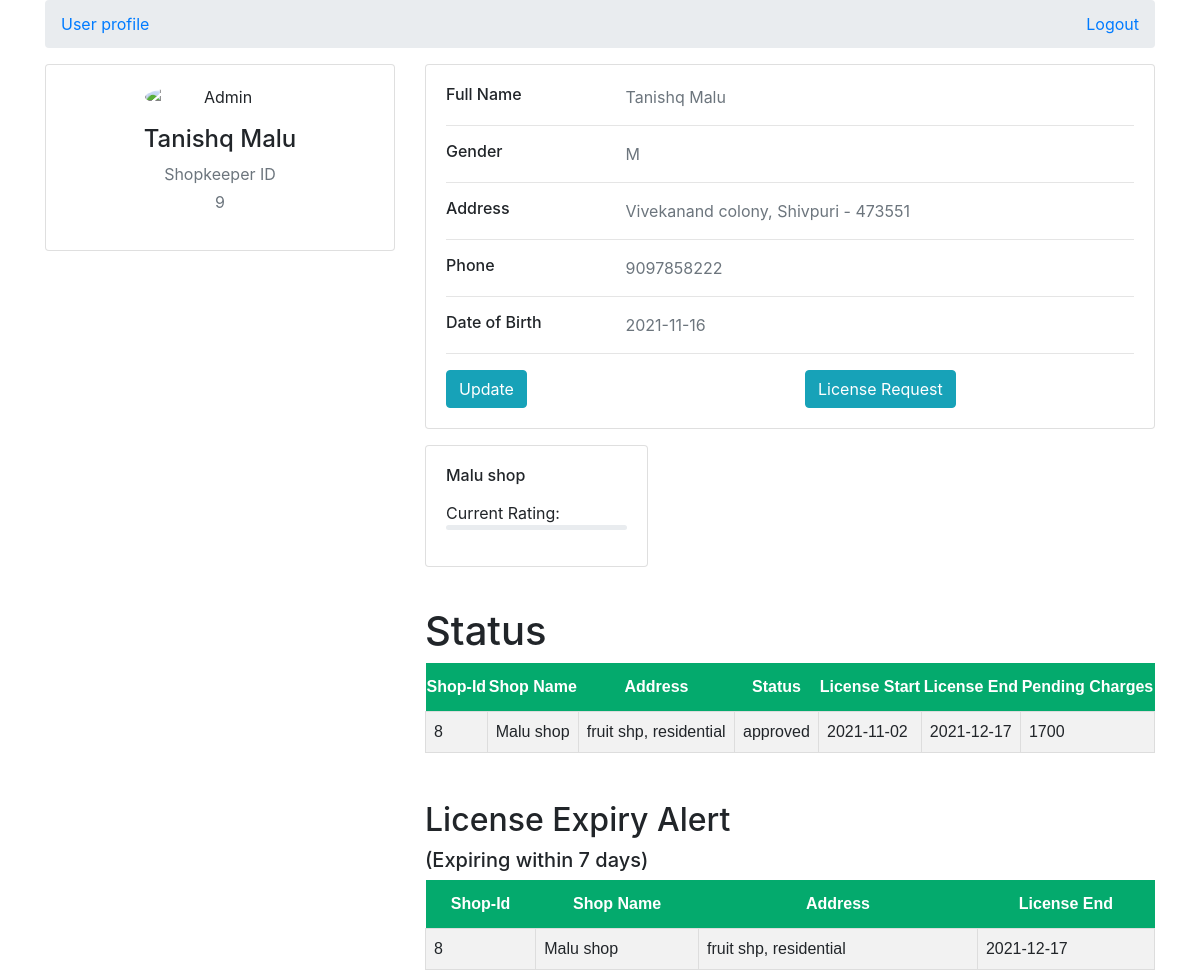
Screenshot of /profile_sr.php (signed in) with the database file from the repository.
### tables this page shows
CREATE TABLE `shopkeeper` (
  `skid` int(11) NOT NULL,
  `skname` varchar(20) NOT NULL,
  `gender` varchar(20) NOT NULL,
  `address` varchar(100) NOT NULL,
  `contact` bigint(20) NOT NULL,
  `dob` date NOT NULL,
  `password` varchar(100) NOT NULL
);

CREATE TABLE `shop` (
  `sid` int(11) NOT NULL,
  `skid` int(11) NOT NULL,
  `sname` varchar(20) NOT NULL,
  `address` varchar(100) NOT NULL,
  `contact` bigint(20) NOT NULL,
  `licensestart` date DEFAULT NULL,
  `licenseend` date DEFAULT NULL,
  `licensecharge` int(11) NOT NULL DEFAULT 0,
  `charges` int(11) NOT NULL DEFAULT 0,
  `pendingcharges` int(11) NOT NULL DEFAULT 0,
  `approval` varchar(20) NOT NULL DEFAULT 'pending'
);

### profile_sr.php (the view, shortened to what this page needs)
<?php
require('db.php');
$skid = $_SESSION['skid'];
$sql = "SELECT * from `Shopkeeper` where skid= '$skid'" ;
$query = mysqli_query($db, $sql);
$row = mysqli_fetch_assoc($query);
?>
<!DOCTYPE html>
<html lang="en" dir="ltr">
  <head>
    <link rel="stylesheet" href="https://maxcdn.bootstrapcdn.com/bootstrap/4.0.0/css/bootstrap.min.css">
  </head>
  <body>
    <div class="container">
    <div class="main-body">
          <nav aria-label="breadcrumb" class="main-breadcrumb">
            <ol class="breadcrumb">
              <li class="breadcrumb-item"><a href="">User profile</a></li>
              <a href = "logout.php" class="ml-auto"> Logout </a>
            </ol>
          </nav>
          <div class="row gutters-sm">
            <div class="col-md-4 mb-3">
              <div class="card h">
                <div class="card-body">
                  <div class="d-flex flex-column align-items-center text-center">
                    <?php if($row['gender']=="M"){ ?>
                    <img src="https://bootdey.com/img/Content/avatar/avatar7.png" alt="Admin" class="rounded-circle" width="150">
                  <?php }else{ ?>
                  <img src="https://bootdey.com/img/Content/avatar/avatar8.png" alt="Admin" class="rounded-circle" width="150">
                <?php } ?>
                    <div class="mt-3">
                      <h4><?php echo $row['skname']; ?></h4>
                      <p class="text-secondary mb-1">Shopkeeper ID</p>
                      <p class="text-muted font-size-sm"><?php echo $row['skid']; ?></p>
                    </div>
                  </div>
                </div>
              </div>
            </div>
            <div class="col-md-8">
              <div class="card mb-3">
                <div class="card-body">
                  <div class="row">
                    <div class="col-sm-3">
                      <h6 class="mb-0">Full Name</h6>
                    </div>
                    <div class="col-sm-9 text-secondary">
                      <?php echo $row['skname']; ?>
                    </div>
                  </div>
                  <hr>
                  <div class="row">
                    <div class="col-sm-3">
                      <h6 class="mb-0">Gender</h6>
                    </div>
                    <div class="col-sm-9 text-secondary">
                      <?php echo $row['gender']; ?>
                    </div>
                  </div>
                  <hr>
                  <div class="row">
                    <div class="col-sm-3">
                      <h6 class="mb-0">Address</h6>
                    </div>
                    <div class="col-sm-9 text-secondary">
                      <?php echo $row['address']; ?>
                    </div>
                  </div>
                  <hr>
                  <div class="row">
                    <div class="col-sm-3">
                      <h6 class="mb-0">Phone</h6>
                    </div>
                    <div class="col-sm-9 text-secondary">
                      <?php echo $row['contact']; ?>
                    </div>
                  </div>
                  <hr>
                  <div class="row">
                    <div class="col-sm-3">
                      <h6 class="mb-0">Date of Birth</h6>
                    </div>
                    <div class="col-sm-9 text-secondary">
                      <?php echo $row['dob']; ?>
                    </div>
                  </div>
                  <hr>
                  <div class="row">
                    <div class="col-sm-6">
                      <a class="btn btn-info " href="profile_update.php">Update</a>
                    </div>
                    <div class="col-sm-6">
                      <a class="btn btn-info " href="licenserequest_sr.php">License Request</a>
                    </div>
                  </div>
                </div>
              </div>
              <div class="row gutters-sm">
              <?php
              $myshops= "SELECT * from Shop where skid = '$skid'";
              $query_myshops = mysqli_query($db, $myshops);
              while($row_myshops = mysqli_fetch_assoc($query_myshops)){
                 $performa = "SELECT (sum(grade)/count(*))*10 as rating FROM `performance`
                 WHERE sid = {$row_myshops['sid']}";
                 $query_performance = mysqli_query($db, $performa);
                 $row_performance = mysqli_fetch_assoc($query_performance);
              ?>
                <div class="col-sm-4 mb-3">
                  <div class="card h-100">
                    <div class="card-body">
                      <h6 class="d-flex align-items-center mb-3"><?php echo $row_myshops['sname'];?></h6>
                      Current Rating: <?php echo $row_performance['rating'];?>
                      <div class="progress mb-3" style="height: 5px">
                      </div>
                    </div>
                  </div>
                </div>
            <?php }?>
            </div>
              <br/>
              <div class="center">
    <h1>
      Status
    </h1>
    <table id = "users">
        <tr>
            <th>Shop-Id</th>
            <th>Shop Name</th>
            <th>Address</th>
            <th>Status</th?>
            <th>License Start</th>
            <th>License End</th>
            <th>Pending Charges</th>
        </tr>
        <?php
            $query = "SELECT * FROM Shop WHERE skid=$skid";
            $result = mysqli_query($db, $query);
            while($row = mysqli_fetch_assoc($result)){
        ?>
        <tr>
            <td><?php echo $row['sid'];?></td>
            <td><?php echo $row['sname'];?></td>
            <td><?php echo $row['address'];?></td>
            <td><?php echo $row['approval'];?></td>
            <td><?php if($row['approval'] === 'approved'){ echo $row['licensestart']; }else{ echo '-';} ?></td>
            <td><?php if($row['approval'] === 'approved'){ echo $row['licenseend']; }else{ echo '-';} ?></td>
            <td><?php echo $row['pendingcharges'];?></td>
        </tr>
        <?php
            }
            ?>
    </table>
    <br/>
    <br/>
    <h2>
      License Expiry Alert
    </h2>
    <h5>
      (Expiring within 7 days)
    </h5>
    <table id = "users">
        <tr>
            <th>Shop-Id</th>
            <th>Shop Name</th>
            <th>Address</th>
            <th>License End</th>
        </tr>
        <?php
            $query = "SELECT * FROM Shop WHERE DATEDIFF(licenseend,current_date) < 7 and skid='$skid'";
            $result = mysqli_query($db, $query);
            while($row = mysqli_fetch_assoc($result)){
        ?>
        <tr>
            <td><?php echo $row['sid'];?></td>
            <td><?php echo $row['sname'];?></td>
            <td><?php echo $row['address'];?></td>
            <td><?php echo $row['licenseend'];?></td>
        </tr>
        <?php } ?>
    </table>
</div>
            </div>
          </div>
        </div>
    </div>
  </body>
</html>

### profile_sr.php (style rules this page uses)
#users { font-family: Arial, Helvetica, sans-serif; border-collapse: collapse; width: 100%; }
#users td, #customers th { border: 1px solid #ddd; padding: 8px; }
#users tr:nth-child(even) { background-color: #f2f2f2; }
#users th { padding-top: 12px; padding-bottom: 12px; text-align: left; background-color: #04AA6D; color: white; text-align: center; }

### rows the page displays
shopkeeper: skname "Tanishq Malu", skid "9", gender "M", address "Vivekanand colony, Shivpuri - 473551", contact "9097858222", dob "2021-11-16"
shop: sname "Malu shop", sid "8", address "fruit shp, residential", approval "approved", licensestart "2021-11-02", licenseend "2021-12-17", pendingcharges "1700"
